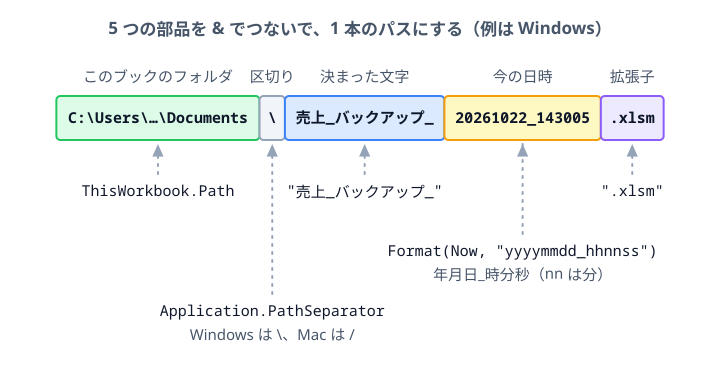

Here is the Python script that generated this plot:
"""4-2: SaveBackup で作るファイル名の内訳。5 つの部品を & でつないで 1 本のパスにする（PART-WHOLE）。

上の段が出来上がるパス、下の段がそれぞれの部品を作るコード（コード → 値の向きに矢印）。
キャンバスを表示幅（720px）にして、座標と字の大きさを表示どおりにしている。
"""
import sys
sys.path.insert(0, "/Users/seekseep/.claude/skills/genfig")
from genfig import Canvas
from genfig.text import text_width

c = Canvas(720, 370)
c.text(360, 34, "5 つの部品を & でつないで、1 本のパスにする（例は Windows）", scale="label")

segs = [
    ("C:\\Users\\…\\Documents", "このブックのフォルダ", "ThisWorkbook.Path", None, 0, "green"),
    ("\\", "区切り", "Application.PathSeparator", "Windows は \\、Mac は /", 2, "gray"),
    ("売上_バックアップ_", "決まった文字", '"売上_バックアップ_"', None, 0, "blue"),
    ("20261022_143005", "今の日時", 'Format(Now, "yyyymmdd_hhnnss")', "年月日_時分秒（nn は分）", 1, "yellow"),
    (".xlsm", "拡張子", '".xlsm"', None, 0, "purple"),
]
pad, bar_y, bar_h = 8, 96, 44
widths = [text_width(v, "body", font="technical", weight="700") + pad * 2 for v, *_ in segs]
x = (720 - sum(widths)) / 2
code_y = [bar_y + bar_h + 56, bar_y + bar_h + 116, bar_y + bar_h + 176]
for (value, role, code, note, level, color), w in zip(segs, widths):
    cx = x + w / 2
    c.sticky(x, bar_y, w, bar_h, color=color, rx=4, weight="thin")
    c.text(cx, bar_y + 27, value, scale="body", font="technical", weight="700", fill="#0f172a")
    c.text(cx, bar_y - 14, role, scale="body")
    y = code_y[level]
    c.link((cx, y - 22), (cx, bar_y + bar_h + 4), primary=False, dash="dotted")
    c.text(cx, y, code, scale="body", font="technical", fill="#0f172a")
    if note:
        c.text(cx, y + 24, note, scale="body")
    x += w
c.save("02-backup-filename.svg")
